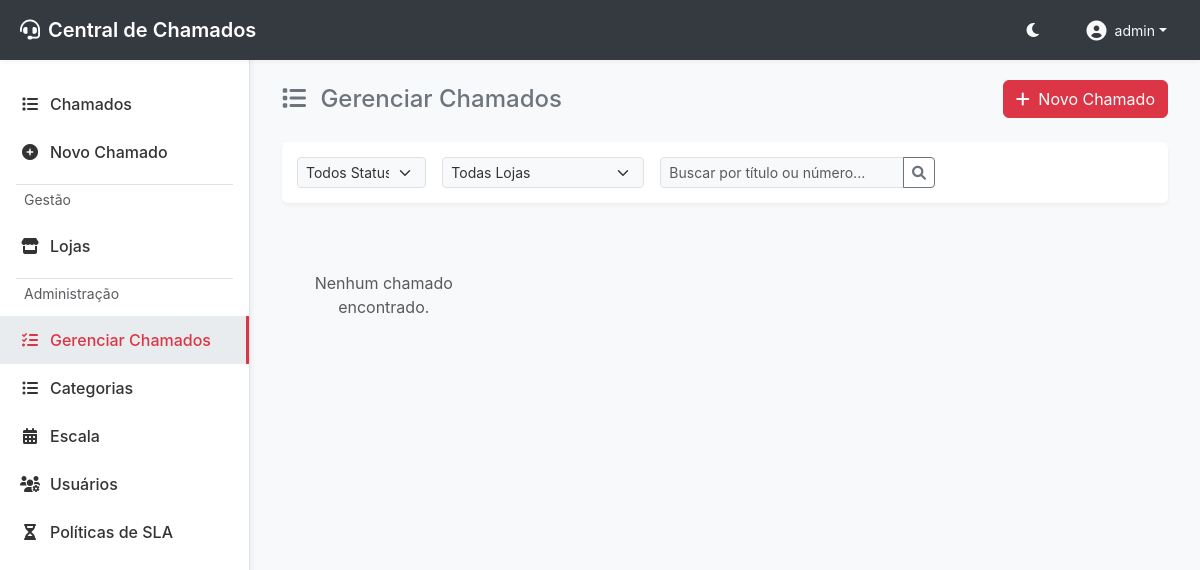
/gerenciar (signed in), run on an earlier commit of the app's database.
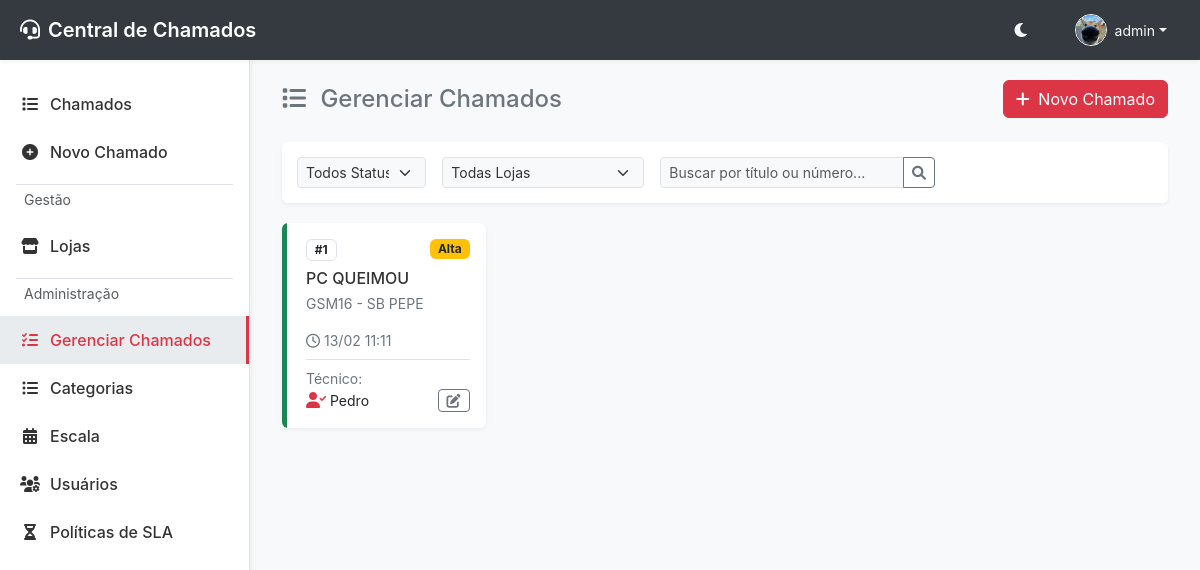
And on a later commit of the database.
### app/models.py (models this page shows, shortened)
class User(UserMixin, db.Model):
    __tablename__ = 'users'
    id = db.Column(db.Integer, primary_key=True)
    username = db.Column(db.String(64), index=True, unique=True, nullable=False)
    email = db.Column(db.String(120), index=True, unique=True, nullable=False)
    password_hash = db.Column(db.String(256))
    role = db.Column(db.String(20), default='user') # user, technician, admin, manager, supervisor
    department = db.Column(db.String(100))
    profile_image = db.Column(db.String(255))
    is_active = db.Column(db.Boolean, default=True)
    created_at = db.Column(db.DateTime, default=datetime.utcnow)

### app/modules/chamados/models.py (models this page shows, shortened)
class Ticket(db.Model):
    __tablename__ = 'tickets'
    id = db.Column(db.Integer, primary_key=True)
    title = db.Column(db.String(100), nullable=False)
    description = db.Column(db.Text, nullable=False)
    status = db.Column(db.String(20), default='novo', index=True) # novo, aberto, pendente, resolvido, fechado
    priority = db.Column(db.String(20), default='media') # baixa, media, alta, critica
    category = db.Column(db.String(50))
    created_at = db.Column(db.DateTime, default=datetime.utcnow)
    updated_at = db.Column(db.DateTime, default=datetime.utcnow, onupdate=datetime.utcnow)
    due_date = db.Column(db.DateTime, nullable=True)
    closed_at = db.Column(db.DateTime, nullable=True)
    additional_info = db.Column(db.Text, nullable=True)
    requester_id = db.Column(db.Integer, db.ForeignKey('users.id'), nullable=False)
    technician_id = db.Column(db.Integer, db.ForeignKey('users.id'), nullable=True)
    store_id = db.Column(db.Integer, db.ForeignKey('stores.id'), nullable=True)
    requester = db.relationship('User', foreign_keys=[requester_id], backref='tickets_requested')
    technician = db.relationship('User', foreign_keys=[technician_id], backref='tickets_assigned')
    store = db.relationship('Store', backref='tickets')
    tags = db.relationship('Tag', secondary=ticket_tags, backref=db.backref('tickets', lazy='dynamic'))

### app/modules/lojas/models.py (models this page shows, shortened)
class Store(db.Model):
    __tablename__ = 'stores'
    id = db.Column(db.Integer, primary_key=True)
    name = db.Column(db.String(100), unique=True, nullable=False)
    cnpj = db.Column(db.String(20))
    address = db.Column(db.String(200))
    manager = db.Column(db.String(100))

### app/modules/chamados/routes.py (the view)
@chamados_bp.route('/gerenciar')
@login_required
def gerenciar_chamados():
    if current_user.role not in ['admin', 'manager', 'supervisor', 'tecnico']:
        flash('Acesso não autorizado.', 'danger')
        return redirect(url_for('chamados.index'))
    exclude_closed = request.args.get('exclude_closed') == 'true'
    tickets = service.list_tickets(exclude_closed=exclude_closed)
    technicians = service.get_all_technicians()
    stores = service.get_all_stores()
    categories = service.get_all_categories()
    return render_template('chamados.html', tickets=tickets, technicians=technicians, stores=stores, categories=categories, active_page='gerenciar_chamados', exclude_closed=exclude_closed)

### app/modules/chamados/repository.py (called while the page is built, shortened)
    def find_all(self, filters=None):
        query = Ticket.query
        return query.order_by(Ticket.created_at.desc()).all()

### app/modules/chamados/service.py (called while the page is built)
    def get_all_stores(self):
        from app.modules.lojas.models import Store
        return Store.query.order_by(Store.name).all()

    def get_all_categories(self):
        from .models import Category
        return Category.query.filter_by(active=True).order_by(Category.name).all()

    def get_all_technicians(self):
        from app.models import User
        return User.query.filter_by(role='tecnico').all()

    def list_tickets(self, exclude_closed=False):
        filters = {}
        if exclude_closed:
            filters['exclude_closed'] = True
        return self.repository.find_all(filters)

### app/templates/chamados.html (shortened to what this page needs)
{% extends "base.html" %}
{% block content %}
<div class="d-flex justify-content-between align-items-center mb-4">
    <h4 class="mb-0 text-secondary">
        <i class="fas fa-list me-2"></i>
        {% if active_page == 'gerenciar_chamados' %}Gerenciar Chamados{% else %}Meus Chamados{% endif %}
    </h4>
    <div>
        <a href="{{ url_for('chamados.novo_chamado') }}" class="btn btn-primary"><i class="fas fa-plus me-1"></i> Novo Chamado</a>
    </div>
</div>
<div class="filter-bar">
    <form class="row g-3">
        <div class="col-md-2">
            <select class="form-select form-select-sm" aria-label="Status" id="statusFilter">
                <option value="all" selected>Todos Status</option>
            </select>
        </div>
        <div class="col-md-3">
            <select class="form-select form-select-sm" aria-label="Loja" id="storeFilter">
                <option value="all" selected>Todas Lojas</option>
            </select>
        </div>
        <div class="col-md-4">
            <div class="input-group input-group-sm">
                <input type="text" class="form-control" placeholder="Buscar por título ou número..." id="searchInput">
                <button class="btn btn-outline-secondary" type="button"><i class="fas fa-search"></i></button>
            </div>
        </div>
    </form>
</div>
<div class="row row-cols-1 row-cols-md-2 row-cols-lg-3 row-cols-xl-4 g-4" id="ticketsGrid">
    {% for ticket in tickets %}
    <div class="col ticket-item" data-status="{{ ticket.status|default('novo') }}" data-store="{{ ticket.store_id }}">
        <div class="card card-ticket h-100">
            <div class="status-indicator status-{{ ticket.status|default('novo') }}"></div>
            <div class="card-body ps-4">
                <div class="d-flex justify-content-between align-items-start mb-2">
                    <span class="badge border text-body">#{{ ticket.id }}</span>
                    <span class="badge bg-{{ 'danger' if ticket.priority == 'critica' else 'warning' if ticket.priority == 'alta' else 'info' if ticket.priority == 'media' else 'secondary' }} text-dark">{{ ticket.priority|capitalize }}</span>
                </div>
                <h6 class="card-title mb-1"><a href="{{ url_for('chamados.ver_chamado', id=ticket.id) }}" class="text-decoration-none stretched-link">{{ ticket.title }}</a></h6>
                <p class="card-text text-muted small mb-3">
                    {% if ticket.store %}
                    {{ ticket.store.name }}
                    {% else %}
                    Loja não informada
                    {% endif %}
                </p>
                <div class="d-flex justify-content-between align-items-center mt-auto">
                    <small class="text-muted"><i class="far fa-clock me-1"></i>{{ ticket.created_at.strftime('%d/%m %H:%M') }}</small>
                </div>
                <div class="mt-2 pt-2 border-top">
                    <small class="text-muted d-block">Técnico:</small>
                    <div class="d-flex justify-content-between align-items-center">
                        {% if ticket.technician %}
                        <div class="d-flex align-items-center">
                            <i class="fas fa-user-check text-primary me-1"></i> <span class="small">{{ ticket.technician.username }}</span>
                        </div>
                        {% else %}
                        <span class="fw-bold small text-secondary">Não atribuído</span>
                        {% endif %}
                        {% if active_page == 'gerenciar_chamados' %}
                        <button class="btn btn-sm btn-outline-secondary py-0 px-2 position-relative" style="z-index: 2;" data-bs-toggle="modal" data-bs-target="#modalGerenciar{{ ticket.id }}">
                            <i class="fas fa-edit"></i>
                        </button>
                        {% endif %}
                    </div>
                </div>
            </div>
        </div>
    </div>
    {% else %}
    <div class="col-12 text-center py-5">
        <p class="text-muted">Nenhum chamado encontrado.</p>
    </div>
    {% endfor %}
</div>
{% endblock %}

### app/templates/base.html (shortened to what this page needs)
<!DOCTYPE html>
<html lang="pt-br">
<head>
    <link href="https://cdn.jsdelivr.net/npm/bootstrap@5.3.0/dist/css/bootstrap.min.css" rel="stylesheet">
    <link href="https://cdnjs.cloudflare.com/ajax/libs/font-awesome/6.0.0/css/all.min.css" rel="stylesheet">
    <link rel="stylesheet" href="{{ url_for('static', filename='css/style.css') }}?v=4">
</head>
<body>
    {% if current_user.is_authenticated %}
    <nav class="topbar">
        <div class="brand">
            <i class="fas fa-headset me-2"></i> Central de Chamados
        </div>
        <div class="user-menu">
            <button class="btn btn-link text-light p-0 me-3" id="theme-toggle" title="Alternar Tema">
                <i class="fas fa-moon"></i>
            </button>
            <div class="dropdown">
                <button class="btn btn-link text-light text-decoration-none dropdown-toggle d-flex align-items-center" type="button" id="userDropdown" data-bs-toggle="dropdown" aria-expanded="false">
                    {% if current_user.profile_image %}
                    <img src="{{ url_for('static', filename='uploads/profiles/' + current_user.profile_image) }}" alt="Avatar" class="rounded-circle border border-light" style="width: 32px; height: 32px; object-fit: cover;">
                    {% else %}
                    <i class="fas fa-user-circle fa-lg"></i>
                    {% endif %}
                    <span class="ms-2 small d-none d-md-inline">{{ current_user.username }}</span>
                </button>
            </div>
        </div>
    </nav>
    {% endif %}
    {% if current_user.is_authenticated %}
    <div class="sidebar bg-surface">
        <nav class="nav flex-column">
            <a class="nav-link {% if active_page == 'chamados' %}active{% endif %}" href="{{ url_for('chamados.listar_chamados') }}">
                <i class="fas fa-list"></i> Chamados
            </a>
            <a class="nav-link {% if active_page == 'novo_chamado' %}active{% endif %}" href="{{ url_for('chamados.novo_chamado') }}">
                <i class="fas fa-plus-circle"></i> Novo Chamado
            </a>
            {% if current_user.role != 'tecnico' %}
            <div class="border-top my-2 mx-3 text-muted small px-2 py-1">Gestão</div>
            <a class="nav-link {% if active_page == 'lojas_setores' %}active{% endif %}" href="{{ url_for('lojas.index') }}">
                <i class="fas fa-store"></i> Lojas
            </a>
            {% endif %}
            {% if current_user.role in ['admin', 'manager', 'supervisor', 'tecnico'] %}
            <div class="border-top my-2 mx-3 text-muted small px-2 py-1">Administração</div>
            <a class="nav-link {% if active_page == 'gerenciar_chamados' %}active{% endif %}" href="{{ url_for('chamados.gerenciar_chamados') }}">
                <i class="fas fa-tasks"></i> Gerenciar Chamados
            </a>
            {% endif %}
            {% if current_user.role in ['admin', 'manager', 'supervisor'] %}
            <a class="nav-link {% if active_page == 'categorias' %}active{% endif %}" href="{{ url_for('chamados.gerenciar_categorias') }}">
                <i class="fas fa-list-ul"></i> Categorias
            </a>
            <a class="nav-link {% if active_page == 'escala' %}active{% endif %}" href="{{ url_for('escala.index') }}">
                <i class="fas fa-calendar-alt"></i> Escala
            </a>
            <a class="nav-link {% if active_page == 'usuarios' %}active{% endif %}" href="{{ url_for('auth.listar_usuarios') }}">
                <i class="fas fa-users-cog"></i> Usuários
            </a>
            <a class="nav-link {% if active_page == 'sla' %}active{% endif %}" href="{{ url_for('sla.index') }}">
                <i class="fas fa-hourglass-half"></i> Políticas de SLA
            </a>
            {% endif %}
        </nav>
    </div>
    {% endif %}
    <main class="main-content" {% if not current_user.is_authenticated %}style="margin-left: 0; padding-top: 20px;"{% endif %}>
        <div class="container-fluid">
            {% block content %}{% endblock %}
        </div>
    </main>
</body>
</html>

What changed in the data, as far as the page shows it:
changed User "admin": profile_image: picture added
added Ticket: id "1", priority "Alta", title "PC QUEIMOU", store.name "GSM16 - SB PEPE", created_at "13/02 11:11", technician.username "Pedro"
Also different on the page:
text no longer shown: "Nenhum chamado encontrado."
